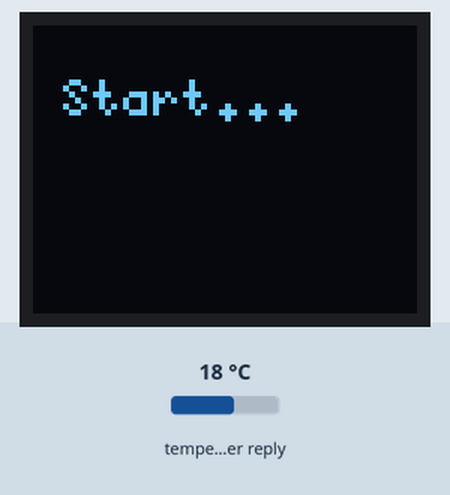
A sketch run on a simulated ESP32. Shown: 64×48 one-colour display. Inputs (shaded band) come from the test bench; at power-on: temperature in the weather reply 18 °C. WiFi joins after 1.5 s; servers stay silent unless stated; the local clock reads 2024-03-15 10:24:30 at power-on unless the sketch sets it; web services answer with replies made up by the test bench; what the sketch prints to the serial monitor is not drawn.

Above: at 0.1 s.
At 4.0 s:
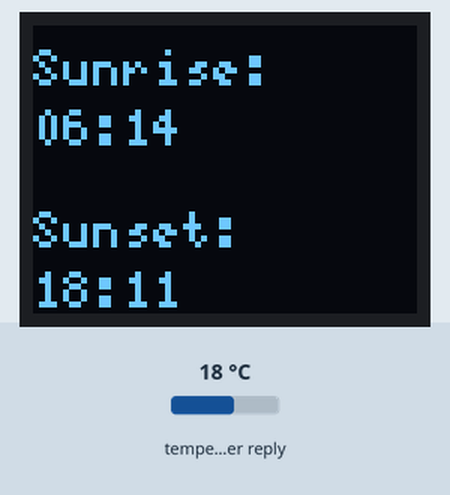
At 64.2 s:
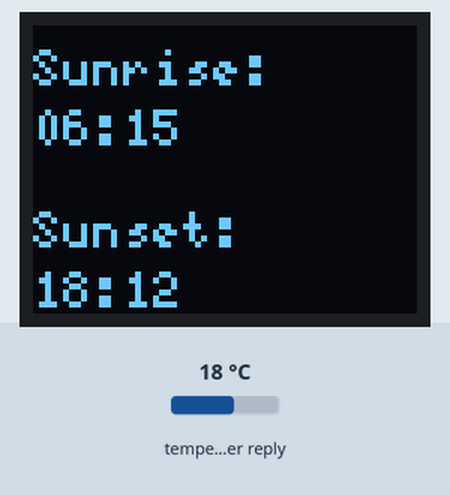
At 124.5 s:
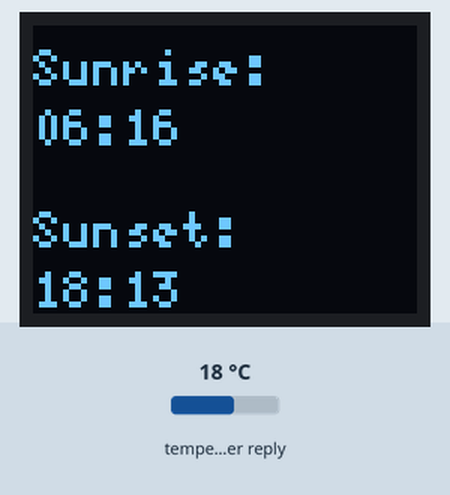

Measured:
- what the display in image 1 shows lasts 60.3 s, from 3.9 s to 64.2 s

The sketch:

SunTimesOLED.ino
```cpp
#include <Wire.h>
#include <U8g2lib.h>
#include <WiFi.h>
#include <WiFiClientSecure.h>
#include <ArduinoJson.h>
#include <HTTPClient.h>
#include <time.h>

// Define screen parameters
#define SCREEN_WIDTH 64
#define SCREEN_HEIGHT 48

U8G2_SSD1306_64X48_ER_F_SW_I2C u8g2(U8G2_R0, /* clock=*/ 10, /* data=*/ 8, /* reset=*/ U8X8_PIN_NONE);

//------- Replace the following details! ------
// Replace these values with your own WiFi and OpenWeatherMap API details
const char ssid[] = "YOUR_WIFI_SSID";           // Your network SSID (name)
const char password[] = "YOUR_WIFI_PASSWORD";   // Your network password
const char apiKey[] = "YOUR_API_KEY";           // Your OpenWeatherMap API key
const char cityName[] = "YOUR_CITY,COUNTRY_CODE"; // City name for the weather data (format: "City,CountryCode", e.g., "Wuerzburg,de")
//------- ----------------------------- ------

unsigned long timeBetweenRequests = 60 * 1000;  // 60 seconds in milliseconds
WiFiClientSecure client;

void setup() {
  Serial.begin(115200);

  // Initialize the OLED display
  u8g2.begin();
  u8g2.clearBuffer();
  u8g2.setFont(u8g2_font_5x8_tr); // Smaller font
  u8g2.drawStr(5, 15, "Start..."); // Adjusted position for smaller display
  u8g2.sendBuffer();
  delay(2000);

  // Connect to WiFi
  WiFi.mode(WIFI_STA);
  WiFi.disconnect();
  delay(100);

  Serial.print("\nConnecting to WiFi: ");
  Serial.println(ssid);
  WiFi.begin(ssid, password);
  while (WiFi.status() != WL_CONNECTED) {
    Serial.print(".");
    delay(500);
  }
  Serial.println("\nWiFi connected!");
  Serial.print("IP address: ");
  Serial.println(WiFi.localIP());

  // Required for secure client connection
  client.setInsecure();

  // Synchronize time
  configTime(3600, 0, "pool.ntp.org"); // NTP server for time synchronization (3600 seconds = 1 hour offset for CET)
}

void displayTime(const char* label, time_t time, uint8_t y) {
  char timeStr[6];
  strftime(timeStr, sizeof(timeStr), "%H:%M", localtime(&time));
  u8g2.setCursor(0, y);
  u8g2.print(label);
  u8g2.setCursor(0, y + 10);
  u8g2.print(timeStr);
}

void loop() {
  HTTPClient http;
  String weatherURL = "https://api.openweathermap.org/data/2.5/weather?q=" + String(cityName) + "&appid=" + String(apiKey) + "&units=metric";
  Serial.println("Weather URL: " + weatherURL);
  http.begin(client, weatherURL);
  int httpCode = http.GET();

  if (httpCode > 0) {
    String payload = http.getString();
    Serial.println("Current weather JSON payload:");
    Serial.println(payload);

    // Parse JSON data
    DynamicJsonDocument doc(2048);
    deserializeJson(doc, payload);

    // Get sunrise and sunset times
    time_t sunrise = doc["sys"]["sunrise"];
    time_t sunset = doc["sys"]["sunset"];

    Serial.print("Sunrise: ");
    Serial.println(doc["sys"]["sunrise"].as<String>());
    Serial.print("Sunset: ");
    Serial.println(doc["sys"]["sunset"].as<String>());

    // Update OLED display
    u8g2.clearBuffer();
    u8g2.setFont(u8g2_font_5x8_tr); // Smaller font

    displayTime("Sunrise:", sunrise, 10);
    displayTime("Sunset:", sunset, 37);

    u8g2.sendBuffer();
  } else {
    Serial.println("Error during request");
  }

  http.end();
  delay(timeBetweenRequests);
}
```
